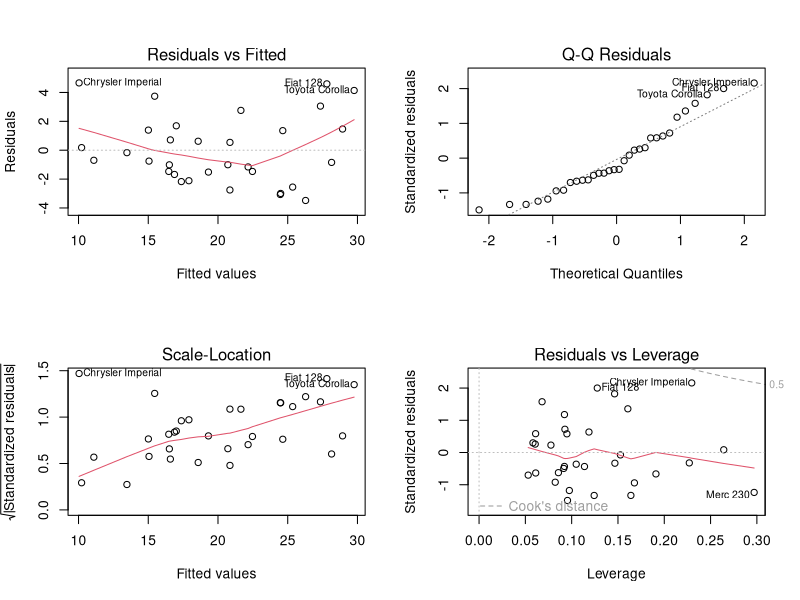
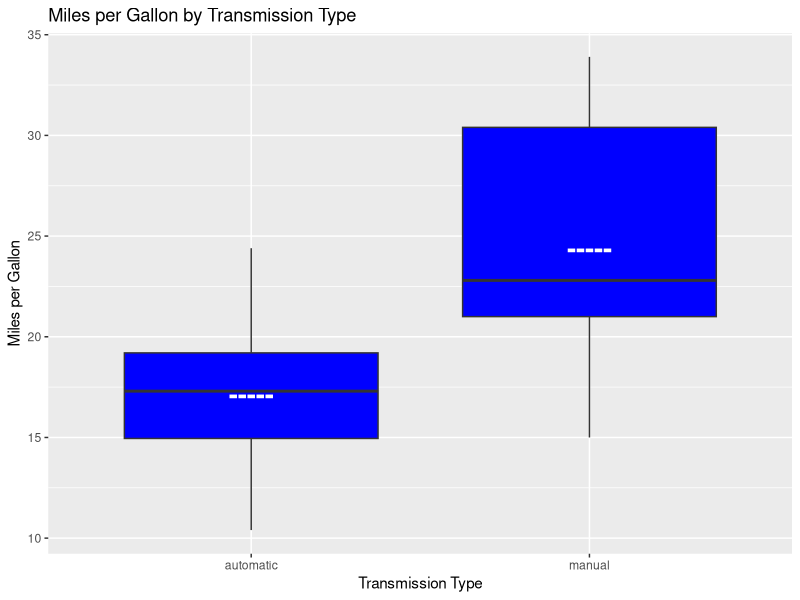
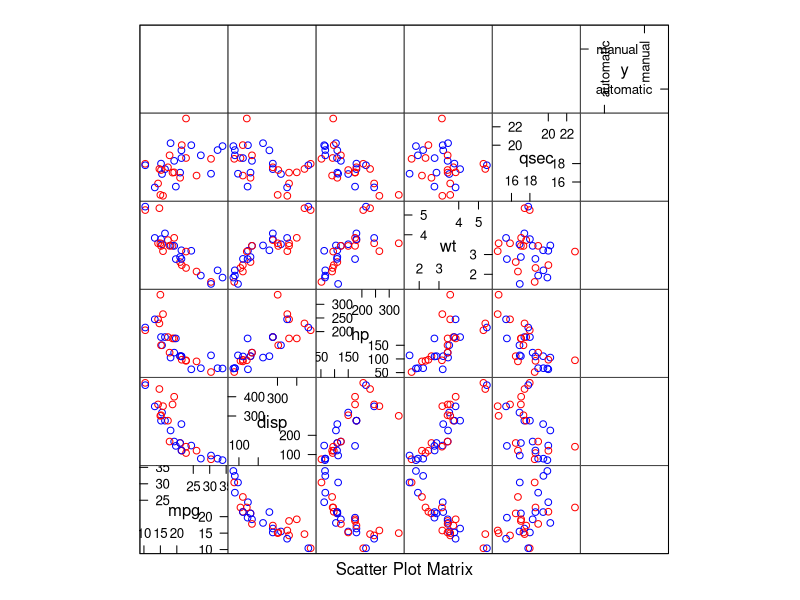

Source code (R) for these figures, in order:
## ---- chunk 1
if (!"lattice" %in% installed.packages()) install.packages("lattice")
library("lattice")
if (!"datasets" %in% installed.packages()) install.packages("datasets")
library("datasets")
if (!"ggplot2" %in% installed.packages()) install.packages("ggplot2")
library("ggplot2")
if (!"gridExtra" %in% installed.packages()) install.packages("gridExtra")
library("gridExtra")
if (!"caret" %in% installed.packages()) install.packages("caret")
library("caret")
## ---- chunk 2
data(mtcars)
str(mtcars)
## ---- chunk 3
# replace 0&1 with "automatic" and "manual" in new dataframe
mtcars2 <- mtcars
mtcars2$am[mtcars2$am == 0] <- "automatic"
mtcars2$am[mtcars2$am == 1] <- "manual"
## ---- chunk 4
meanMPGAuto <- mean(subset(mtcars2, am== "automatic")$mpg)   #mean mpg of automatics
meanMPGManual <- mean(subset(mtcars2, am == "manual")$mpg)   #mean mpg of manuals
## ---- chunk 5
fitS <- lm(mpg ~ am, mtcars2)
## ---- chunk 6
fitM <- lm(mpg ~ am + wt + qsec, mtcars2)
## ---- chunk 7
fit1 <- lm(mpg ~ wt, mtcars2)
fit2 <- update(fit1, mpg ~ wt + qsec)
fit3 <- update(fit1, mpg ~ wt + qsec + am)
anova(fit1, fit2, fit3)
## ---- chunk 8
par(mfrow = c(2,2))
plot(fitM)
## ---- chunk 9
ggplot(aes(x = am, y = mpg), data = mtcars2) +
  geom_boxplot(fill = "blue") +
  labs(x = "Transmission Type", y = "Miles per Gallon") + 
  ggtitle("Miles per Gallon by Transmission Type") + 
  annotate(geom = "text", x = 1, y = meanMPGAuto, 
           color="white", label = "-----", size=7, fontface="bold", 
           angle = 0) + 
  annotate(geom = "text", x = 2, y = meanMPGManual, 
           color="white", label = "-----", size=7, fontface="bold", 
           angle = 0)
## ---- chunk 10
featurePlot(x = mtcars2[,c(1, 3, 4, 6, 7)], y = mtcars2$am, plot = "pairs", col = c("red", "blue"), 
            title = "Feature Plot for Variables in Analysis")
## ---- chunk 11
summary(fitS)
## ---- chunk 12
summary(fitM)
